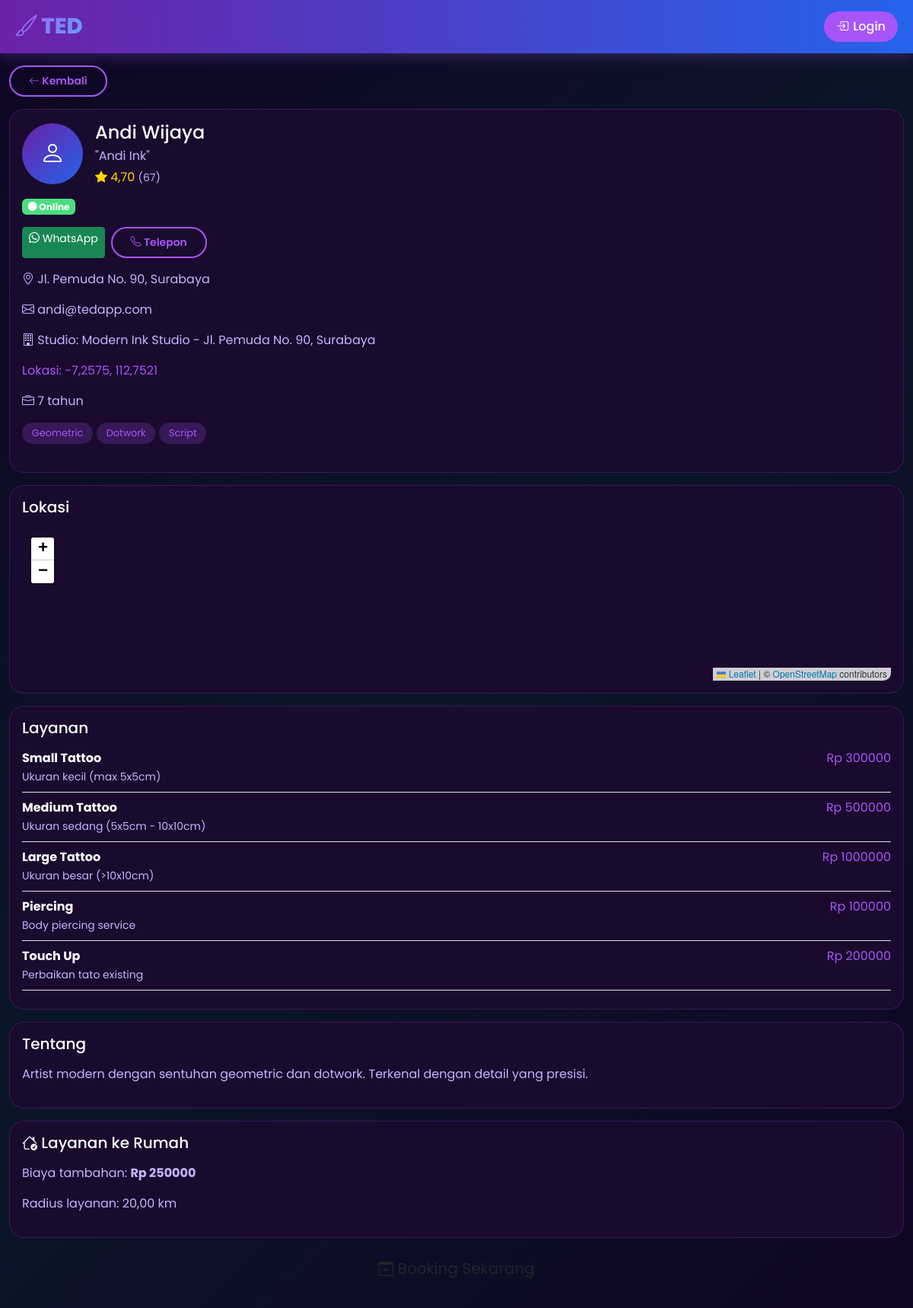
Screenshot of /artist/4/ with the database file from the repository.
### tedapp/models.py (models this page shows, shortened)
class Artist(models.Model):
    user = models.OneToOneField(User, on_delete=models.CASCADE, null=True, blank=True, related_name='artist_profile')
    name = models.CharField(max_length=200)
    nickname = models.CharField(max_length=100)
    photo = models.ImageField(upload_to='artists/', blank=True, null=True)
    phone = models.CharField(max_length=20)
    email = models.EmailField(blank=True)
    address = models.CharField(max_length=300)
    city = models.CharField(max_length=100)
    latitude = models.DecimalField(max_digits=9, decimal_places=6, null=True, blank=True)
    longitude = models.DecimalField(max_digits=9, decimal_places=6, null=True, blank=True)
    current_latitude = models.DecimalField(max_digits=9, decimal_places=6, null=True, blank=True, help_text='Lokasi saat ini (mobile tracking)')
    current_longitude = models.DecimalField(max_digits=9, decimal_places=6, null=True, blank=True, help_text='Lokasi saat ini (mobile tracking)')
    description = models.TextField()
    specializations = models.CharField(max_length=300)
    experience_years = models.IntegerField(default=0)
    rating = models.DecimalField(max_digits=3, decimal_places=2, default=0)
    total_reviews = models.IntegerField(default=0)
    is_available_home = models.BooleanField(default=True)
    is_available_studio = models.BooleanField(default=True)
    home_service_fee = models.DecimalField(max_digits=10, decimal_places=0, default=0)
    studio_name = models.CharField(max_length=200, blank=True)
    studio_address = models.CharField(max_length=300, blank=True)
    service_radius_km = models.DecimalField(max_digits=5, decimal_places=2, default=20, help_text='Radius layanan dalam km')
    is_verified = models.BooleanField(default=False)
    is_active = models.BooleanField(default=True)
    is_online = models.BooleanField(default=False, help_text='Artist sedang online/menerima order')
    payment_gopay = models.CharField(max_length=30, blank=True, help_text='Nomor GoPay')
    payment_ovo = models.CharField(max_length=30, blank=True, help_text='Nomor OVO')
    payment_dana = models.CharField(max_length=30, blank=True, help_text='Nomor DANA')
    payment_shopeepay = models.CharField(max_length=30, blank=True, help_text='Nomor ShopeePay')
    payment_transfer = models.CharField(max_length=50, blank=True, help_text='Nomor Rekening Transfer Bank')
    payment_bank_name = models.CharField(max_length=50, blank=True, help_text='Nama Bank')
    created_at = models.DateTimeField(auto_now_add=True)
    @property
    def has_location(self):
        return bool(self.latitude and self.longitude)

class Service(models.Model):
    SERVICE_TYPES = [
        ('tattoo', 'Tattoo'),
        ('piercing', 'Piercing'),
        ('removal', 'Tattoo Removal'),
        ('touchup', 'Touch Up'),
    ]
    artist = models.ForeignKey(Artist, on_delete=models.CASCADE, related_name='services')
    name = models.CharField(max_length=200)
    description = models.TextField()
    service_type = models.CharField(max_length=20, choices=SERVICE_TYPES)
    price_min = models.DecimalField(max_digits=10, decimal_places=0)
    price_max = models.DecimalField(max_digits=10, decimal_places=0)
    duration_minutes = models.IntegerField()

### tedapp/views.py (the view)
# urls.py: path('artist/<int:artist_id>/', views.artist_detail, name='artist_detail'),
def artist_detail(request, artist_id):
    artist = get_object_or_404(Artist, id=artist_id)
    services = artist.services.all()
    reviews = artist.reviews.all()[:5]
    user_lat = request.GET.get('lat')
    user_lng = request.GET.get('lng')
    distance = None
    if user_lat and user_lng and (artist.current_latitude or artist.latitude):
        distance = artist.distance_to_user(Decimal(user_lat), Decimal(user_lng))
    context = {
        'artist': artist,
        'services': services,
        'reviews': reviews,
        'distance': distance,
    }
    return render(request, 'tedapp/artist_detail.html', context)

### tedapp/templatetags/custom_filters.py (called while the page is built)
@register.filter
def split(value, arg):
    return [item.strip() for item in value.split(arg)]

### tedapp/templates/tedapp/artist_detail.html (shortened to what this page needs)
{% extends 'tedapp/base.html' %}
{% load static %}
{% load custom_filters %}
{% block extra_css %}
<link rel="stylesheet" href="{% static 'artist_detail.css' %}" />
{% endblock %}
{% block content %}
<div class="container py-3">
    <div class="row mb-3">
        <div class="col-12">
            <a href="{% url 'artists' %}" class="btn btn-ted-secondary btn-sm">
                <i class="bi bi-arrow-left"></i> Kembali
            </a>
        </div>
    </div>
    <div class="card-ted p-3 mb-3">
        <div class="d-flex align-items-center mb-3">
            {% if artist.photo %}
            <img src="{{ artist.photo.url }}" class="rounded-circle me-3" style="width: 80px; height: 80px; object-fit: cover;" alt="{{ artist.name }}">
            {% else %}
            <div class="rounded-circle me-3 d-flex align-items-center justify-content-center" style="width: 80px; height: 80px; background: linear-gradient(135deg, var(--primary-purple) 0%, var(--primary-blue) 100%);">
                <i class="bi bi-person fs-2"></i>
            </div>
            {% endif %}
            <div>
                <h4 class="mb-1">{{ artist.name }}</h4>
                <p class="mb-1" style="color: var(--text-secondary);">"{{ artist.nickname }}"</p>
                <span class="rating-stars"><i class="bi bi-star-fill"></i> {{ artist.rating }}</span>
                <small style="color: var(--text-secondary);">({{ artist.total_reviews }})</small>
            </div>
        </div>
        <div class="d-flex flex-wrap gap-2 mb-3">
            {% if artist.is_online %}
            <span class="badge" style="background: #4ade80;"><i class="bi bi-circle-fill"></i> Online</span>
            {% else %}
            <span class="badge bg-secondary"><i class="bi bi-circle"></i> Offline</span>
            {% endif %}
        </div>
        <div class="d-flex flex-wrap gap-2 mb-3">
            <a href="https://wa.me/62{{ artist.phone|slice:'1:' }}?text=Halo {{ artist.name }}, saya ingin booking tattoo" target="_blank" class="btn btn-success btn-sm">
                <i class="bi bi-whatsapp"></i> WhatsApp
            </a>
            <a href="tel:{{ artist.phone }}" class="btn btn-ted-secondary btn-sm">
                <i class="bi bi-telephone"></i> Telepon
            </a>
        </div>
        <p style="color: var(--text-secondary);"><i class="bi bi-geo-alt"></i> {{ artist.address }}, {{ artist.city }}</p>
        {% if artist.email %}
        <p style="color: var(--text-secondary);"><i class="bi bi-envelope"></i> {{ artist.email }}</p>
        {% endif %}
        {% if artist.studio_name %}
        <p style="color: var(--text-secondary);"><i class="bi bi-building"></i> Studio: {{ artist.studio_name }} - {{ artist.studio_address }}</p>
        {% endif %}
        {% if artist.has_location %}
        <p style="color: var(--accent-purple);"> Lokasi: {{ artist.latitude|floatformat:4 }}, {{ artist.longitude|floatformat:4 }}</p>
        {% else %}
        <p style="color: #f87171;"><i class="bi bi-exclamation-triangle"></i> Lokasi belum di-set</p>
        {% endif %}
        <p style="color: var(--text-secondary);"><i class="bi bi-briefcase"></i> {{ artist.experience_years }} tahun</p>
        <div class="d-flex flex-wrap mb-3">
            {% with specs=artist.specializations|split:"," %}
            {% for spec in specs %}
            <span class="service-badge">{{ spec }}</span>
            {% endfor %}
            {% endwith %}
        </div>
    </div>
    <div class="card-ted p-3 mb-3">
        <h5 class="mb-3">Lokasi</h5>
        {% if artist.has_location %}
        <div id="artistMap" style="height: 200px; border-radius: 10px;" data-lat="{% if artist.current_latitude %}{{ artist.current_latitude }}{% else %}{{ artist.latitude }}{% endif %}" data-lng="{% if artist.current_longitude %}{{ artist.current_longitude }}{% else %}{{ artist.longitude }}{% endif %}" data-name="{{ artist.name }}" data-address="{{ artist.address }}" data-city="{{ artist.city }}" data-studio="{% if artist.studio_name %}{{ artist.studio_name }} - {{ artist.studio_address }}{% endif %}"></div>
        {% endif %}
    </div>
    <div class="card-ted p-3 mb-3">
        <h5 class="mb-3">Layanan</h5>
        {% for service in services %}
        <div class="border-bottom pb-2 mb-2">
            <div class="d-flex justify-content-between">
                <strong>{{ service.name }}</strong>
                <span style="color: var(--accent-purple);">Rp {{ service.price_min|floatformat:0 }}</span>
            </div>
            <small style="color: var(--text-secondary);">{{ service.description }}</small>
        </div>
        {% empty %}
        <p style="color: var(--text-secondary);">Belum ada layanan</p>
        {% endfor %}
    </div>
    <div class="card-ted p-3 mb-3">
        <h5 class="mb-3">Tentang</h5>
        <p style="color: var(--text-secondary);">{{ artist.description }}</p>
    </div>
    {% if artist.is_available_home %}
    <div class="card-ted p-3 mb-3">
        <h5 class="mb-3"><i class="bi bi-house-check"></i> Layanan ke Rumah</h5>
        <p style="color: var(--text-secondary);">Biaya tambahan: <strong>Rp {{ artist.home_service_fee|floatformat:0 }}</strong></p>
        <p style="color: var(--text-secondary);">Radius layanan: {{ artist.service_radius_km }} km</p>
    </div>
    {% endif %}
    <div class="d-grid gap-2">
        <a href="{% url 'book_artist' artist.id %}" class="btn btn-ted-primary btn-lg">
            <i class="bi bi-calendar-plus"></i> Booking Sekarang
        </a>
    </div>
</div>
{% endblock %}

### static/base.css (style rules this page uses)
:root { --primary-purple: #6B21A8; --primary-purple-light: #9333EA; --primary-purple-dark: #581C87; --primary-blue: #2563EB; --primary-blue-light: #3B82F6; --primary-blue-dark: #1D4ED8; --accent-purple: #A855F7; --accent-blue: #60A5FA; --dark-bg: #0F0523; --card-bg: #1A0A2E; --text-primary: #FFFFFF; --text-secondary: #C4B5FD; --safe-area-bottom: env(safe-area-inset-bottom, 0px); }
* { margin: 0; padding: 0; box-sizing: border-box; -webkit-tap-highlight-color: transparent; -webkit-touch-callout: none; -webkit-user-select: none; user-select: none; }
html { overflow-x: hidden !important; max-width: 100vw !important; width: 100% !important; touch-action: pan-y pinch-zoom; }
body { font-family: 'Poppins', sans-serif; background: linear-gradient(135deg, var(--dark-bg) 0%, #0A1628 50%, var(--dark-bg) 100%); color: var(--text-primary); min-height: 100vh; overflow-x: hidden !important; overflow-y: auto; -webkit-overflow-scrolling: touch; padding-top: 70px; padding-bottom: 20px; max-width: 100%; width: 100%; touch-action: pan-y; }
.container, .row, section, article, main, nav, header, footer, div { max-width: 100%; overflow-x: hidden; }
@media (min-width: 1025px) { body { padding-top: 70px; } }
@media (min-width: 1025px) { .container { max-width: 1200px; } }
.btn-ted-secondary { background: transparent; border: 2px solid var(--accent-purple); color: var(--accent-purple); font-weight: 600; padding: 0.5rem 1.5rem; border-radius: 50px; transition: all 0.3s ease; }
.card-ted { background: var(--card-bg); border: 1px solid rgba(168, 85, 247, 0.2); border-radius: 20px; overflow: hidden; transition: all 0.3s ease; }
.rating-stars { color: #FFD700; }
#map, #searchMap, #artistMap, #trackingMap { height: 300px; width: 100%; border-radius: 20px; z-index: 1; }
.leaflet-container { background: var(--card-bg) !important; }
.service-badge { background: rgba(168, 85, 247, 0.2); color: var(--accent-purple); border-radius: 20px; padding: 0.3rem 0.8rem; font-size: 0.8rem; margin-right: 0.3rem; margin-bottom: 0.3rem; display: inline-block; }
@media (min-width: 769px) { body { padding-top: 70px; } }

### rows the page displays
Artist: name "Andi Wijaya", nickname "Andi Ink", rating "4,70", total_reviews "67", address "Jl. Pemuda No. 90", city "Surabaya", email "andi@tedapp.com", studio_name "Modern Ink Studio", studio_address "Jl. Pemuda No. 90, Surabaya", latitude "-7,2575", longitude "112,7521", experience_years "7", description "Artist modern dengan sentuhan geometric dan dotwork. Terkenal dengan detail yang presisi.", home_service_fee "250000", service_radius_km "20,00"
Service: name "Small Tattoo", price_min "300000", description "Ukuran kecil (max 5x5cm)"
Service: name "Medium Tattoo", price_min "500000", description "Ukuran sedang (5x5cm - 10x10cm)"
Service: name "Large Tattoo", price_min "1000000", description "Ukuran besar (>10x10cm)"
Service: name "Piercing", price_min "100000", description "Body piercing service"
Service: name "Touch Up", price_min "200000", description "Perbaikan tato existing"

### other values shown
{{ spec }} "Geometric" "Dotwork" "Script"
